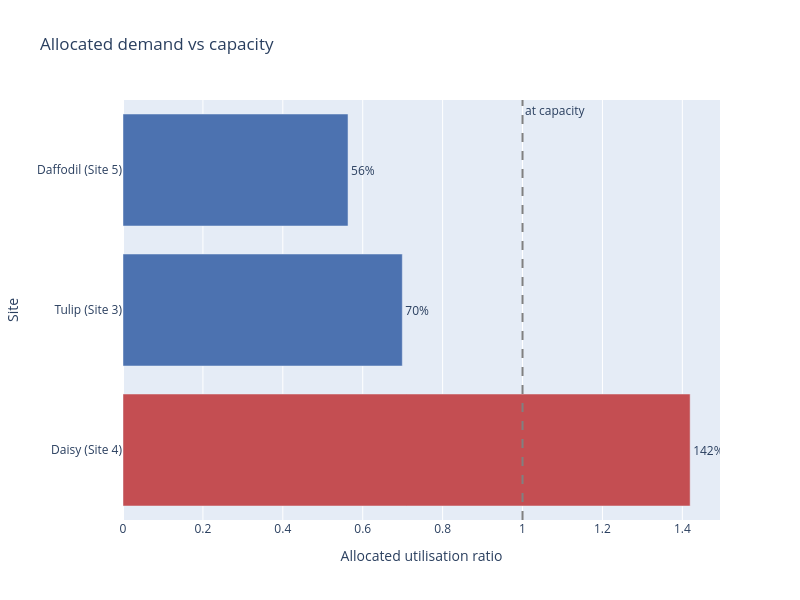

The cell this chart's notebook holds for it:
### Markdown cell above
## Plotting the fit

`plot_site_capacity_summary()` bars each site's ratio against a dashed "at capacity" reference line, colouring over-capacity bars distinctly from under-capacity ones -- semantically, not per-site, since the finding here is whether a site fits, not which site is which. Passing `capacity_df=capacity_summary_adjusted` (computed above) keeps the bars on that same, meaningful scale -- calling this with no `capacity_df` or `demand_to_capacity_rate` would recompute from scratch at the naive (and, as seen above, useless) default rate of `1.0`.

### Code cell
solutions.plot_site_capacity_summary(capacity_df=capacity_summary_adjusted)

### Figure 1 — Plotly figure (JSON) as saved in the notebook; plotly's stock layout.template omitted (floating-point values rounded to 4 significant figures)
{"data": [{"alignmentgroup": "True", "hovertemplate": "Allocated utilisation ratio=%{x}<br>Site=%{y}<extra></extra>", "legendgroup": "", "marker": {"color": ["#4C72B0", "#4C72B0", "#C44E52"], "pattern": {"shape": ""}}, "name": "", "offsetgroup": "", "orientation": "h", "showlegend": false, "text": ["56%", "70%", "142%"], "textposition": "outside", "type": "bar", "x": [0.5632, 0.6991, 1.42], "xaxis": "x", "y": ["Daffodil (Site 5)", "Tulip (Site 3)", "Daisy (Site 4)"], "yaxis": "y"}], "layout": {"annotations": [{"showarrow": false, "text": "at capacity", "x": 1.0, "xanchor": "left", "xref": "x", "y": 1, "yanchor": "top", "yref": "y domain"}], "barmode": "relative", "height": 600, "legend": {"tracegroupgap": 0}, "shapes": [{"line": {"color": "grey", "dash": "dash"}, "type": "line", "x0": 1.0, "x1": 1.0, "xref": "x", "y0": 0, "y1": 1, "yref": "y domain"}], "title": {"text": "Allocated demand vs capacity"}, "width": 800, "xaxis": {"anchor": "y", "domain": [0.0, 1.0], "title": {"text": "Allocated utilisation ratio"}}, "yaxis": {"anchor": "x", "autorange": "reversed", "domain": [0.0, 1.0], "title": {"text": "Site"}}}}
